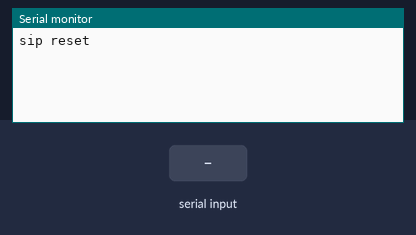
Recording of a sketch running on a simulated Arduino Mega 2560, built with avr-gcc and run on an emulated ATmega2560. Shown: the last lines printed to the serial monitor. The test bench sets the inputs (shaded band).

Above: at 1.9 s.
2.0 s: "1" received over the second serial link
At 4.7 s:
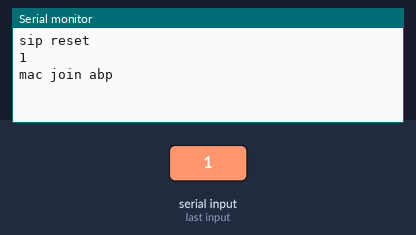
5.0 s: "0" received over the second serial link
At 7.8 s:
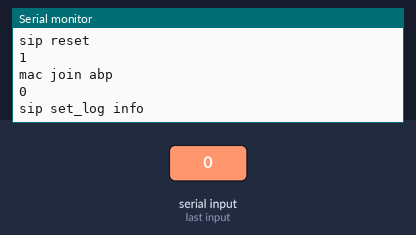
8.0 s: "2" received over the second serial link
At 10.1 s:
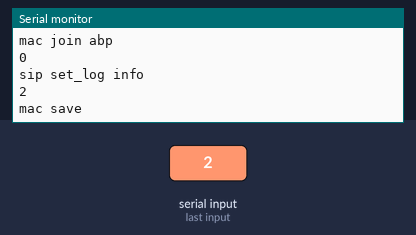
11.0 s: "1" received over the second serial link
At 12.9 s:
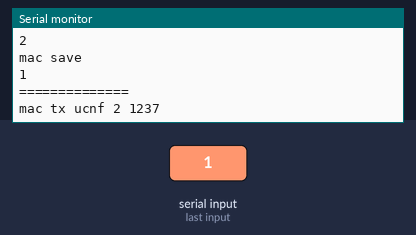
Timing chart, 0 to 14.4 s (numbered marks = the images above; inputs shaded):
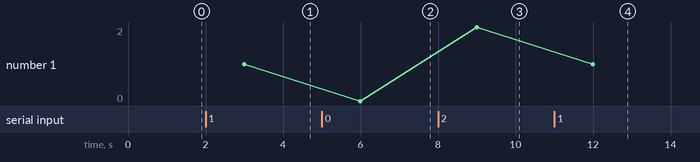

Measured:
- after the input at 2.0 s, the serial monitor: prints a new line after 1.0 s (image 1)
- after the input at 5.0 s, the serial monitor: prints a new line after 1.0 s (image 2)
- after the input at 8.0 s, the serial monitor: prints a new line after 1.0 s (image 3)
- after the input at 11.0 s, the serial monitor: prints a new line after 1.0 s (image 4)
- plotted number 1: 1 → 0 after the input at 5.0 s, 0 → 2 after the input at 8.0 s, 2 → 1 after the input at 11.0 s

The sketch:

Nano_LoRa.ino
```cpp
String data;
void setup() {
  Serial.begin(9600);        //設定硬體串列埠速率
  Serial1.begin(115200);      //設定軟體串列埠速率
  delay(1000);
  Serial.println("sip reset");
  Serial1.write("sip reset");    //初始化
  while(!Serial1.available()>0){}
  Serial.println(Serial1.readString());
  delay(1000);

  Serial.println("mac join abp");   //設定join mode
  Serial1.write("mac join abp");
  while(!Serial1.available()>0){}
  Serial.println(Serial1.readString());
  delay(1000);

  Serial.println("sip set_log info");   //關閉debug模式
  Serial1.write("sip set_log info");
  while(!Serial1.available()>0){}
  Serial.println(Serial1.readString());
  delay(500);

  Serial.println("mac save");   //儲存設定
  Serial1.write("mac save");
  while(!Serial1.available()>0){}
  Serial.println(Serial1.readString());
  delay(500);
  Serial.println("==============");
}

void loop() {
  String data;
  Serial.println("mac tx ucnf 2 1237");
  Serial1.write("mac tx ucnf 2 1237");
  while(!Serial1.available()>0){}
  data=Serial1.readString();
  Serial.println(data);
  delay(5000);
}


/*
  int pos=data.indexOf("mac rx 2");
  if(pos>0)
  {
    int pos1=data.indexOf(">> Ok");
    if(pos1==-1)
    {
      String info=data.substring(pos+9,data.length());
      Serial.print("xxx(");
      Serial.print(info);
      Serial.println(")");
    }
    else
    {
      String info=data.substring(pos+9,pos1-4);
      Serial.print("yyy(");
      Serial.print(info);
      Serial.println(")");
    }
  }
  delay(5000);
}
*/
```
